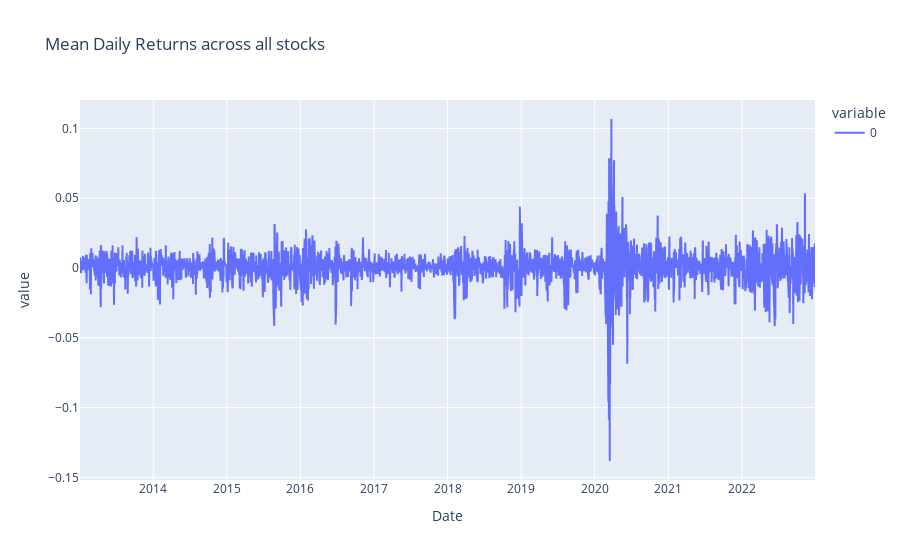

The notebook cell this image was saved under:
### Code cell
# Plotting mean (adj close) daily returns, averaged per day across all stocks:
df_daily_returns_clean.mean(1).plot(title='Mean Daily Returns across all stocks')

### Figure 1 — Plotly figure (JSON) as saved in the notebook; plotly's stock layout.template omitted (floating-point values rounded to 4 significant figures; data arrays with more than 128 entries replaced by an {"elided": "..."} marker saying what was removed)
{"data": [{"hovertemplate": "variable=0<br>Date=%{x}<br>value=%{y}<extra></extra>", "legendgroup": "0", "line": {"color": "#636efa", "dash": "solid"}, "marker": {"symbol": "circle"}, "mode": "lines", "name": "0", "showlegend": true, "type": "scattergl", "x": {"elided": "2518 str values"}, "xaxis": "x", "y": {"elided": "2518 float values"}, "yaxis": "y"}], "layout": {"legend": {"title": {"text": "variable"}, "tracegroupgap": 0}, "title": {"text": "Mean Daily Returns across all stocks"}, "xaxis": {"anchor": "y", "domain": [0, 1], "title": {"text": "Date"}}, "yaxis": {"anchor": "x", "domain": [0, 1], "title": {"text": "value"}}}}
